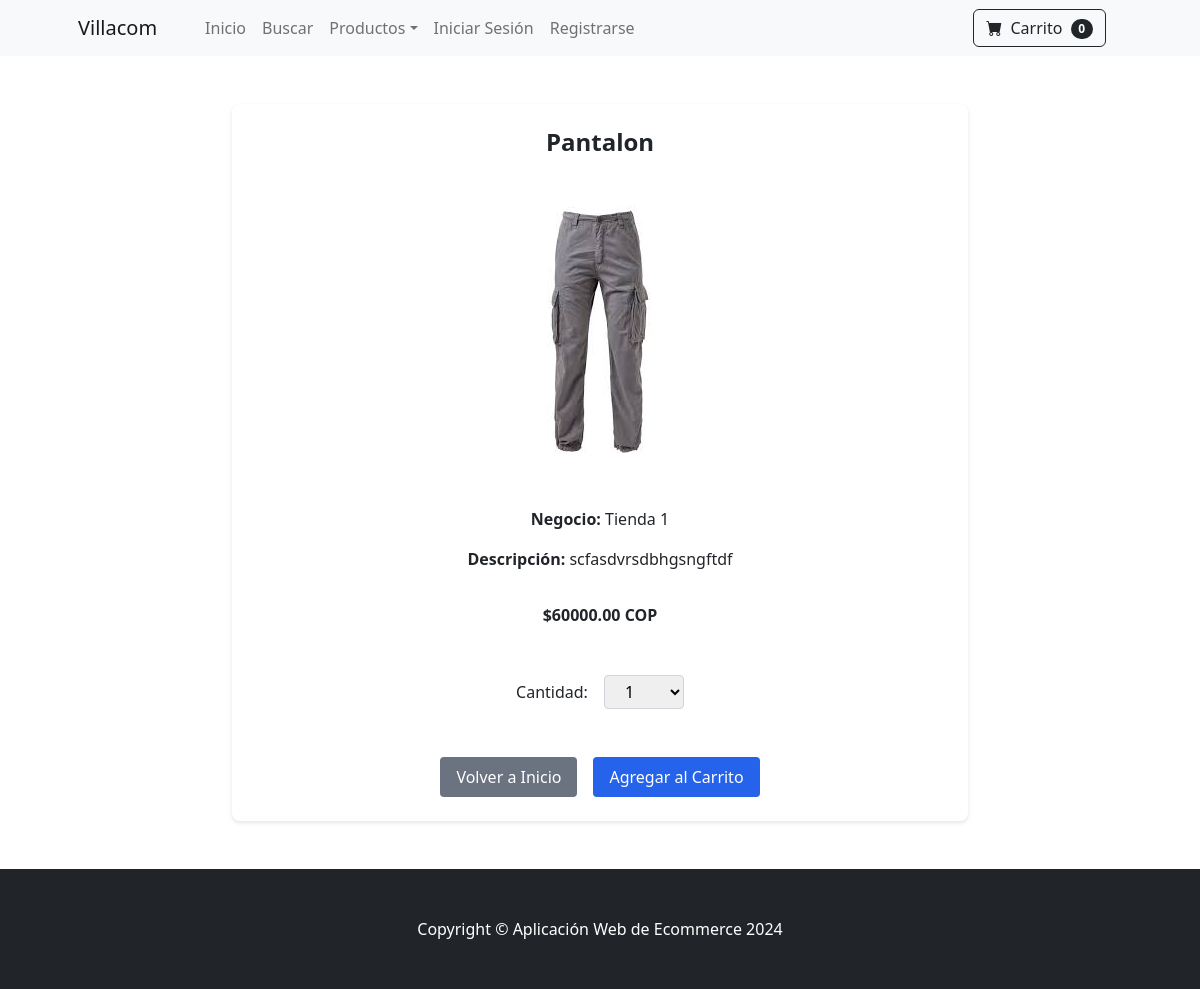
The page /product/3 on the database as committed earlier.
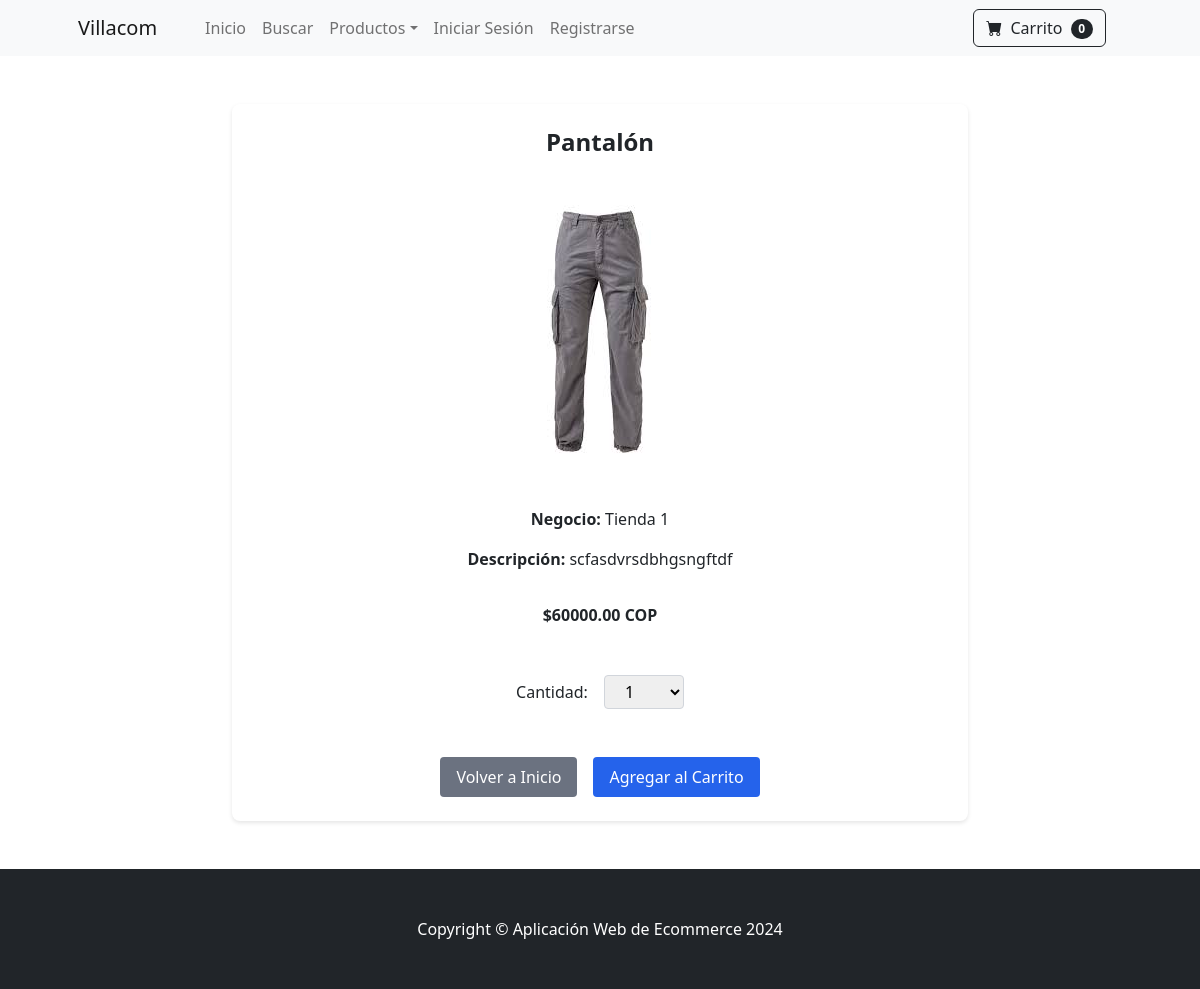
The same page on the database as committed later.
### store/models.py (models this page shows, shortened)
class Product(models.Model):
    business = models.ForeignKey(Business, on_delete=models.CASCADE)
    name = models.CharField(max_length=50)
    price = models.DecimalField(default=0, decimal_places=2, max_digits=11)
    category = models.ForeignKey(Category, on_delete=models.CASCADE, default=1)
    description = models.CharField(max_length=250, default='', blank=True, null=True)
    image = models.ImageField(upload_to='uploads/product/')
    is_sale = models.BooleanField(default=False)
    sale_price = models.DecimalField(default=0, decimal_places=2, max_digits=11)
    class Meta:
        verbose_name_plural = 'productos'

class Business(models.Model):
    name = models.CharField(max_length=100)
    location = models.CharField(max_length=200)
    phone = models.CharField(max_length=20)
    def __str__(self):
        return self.name
    class Meta:
        verbose_name_plural = 'locales/Negocios'

### store/views.py (the view)
# urls.py: path('product/<int:pk>', views.product, name='product'),
def product(request, pk):
    product = Product.objects.get(id=pk)
    return render(request, 'product.html', {'product': product})

### cart/cart.py (called while the page is built)
    def __len__(self):
        return len(self.cart)

### cart/context_processors.py (called while the page is built)
def cart(request):
    return {'cart': Cart(request)}

### store/templates/product.html (shortened to what this page needs)
{% extends 'base.html' %}
{% block content%}
<div style="max-width: 800px; margin: 2rem auto; padding: 1rem;">
    <div style="background-color: white; border-radius: 8px; box-shadow: 0 2px 4px rgba(0,0,0,0.1); padding: 1.5rem; margin: 0 1rem;">
        <div style="display: flex; flex-direction: column; gap: 1.5rem;">
            <h1 style="font-size: 1.5rem; font-weight: 600; text-align: center; margin: 0;">
                {{ product.name }}
            </h1>
            <div style="display: flex; justify-content: center; padding: 1rem;">
                <img src="{{ product.image.url }}"
                     alt="{{ product.name }}"
                     style="max-width: 300px; height: auto; object-fit: contain;">
            </div>
            <div style="flex: 1; display: flex; flex-direction: column; gap: 1rem; text-align: center;">
                <div>
                    <span style="font-weight: 600;">Negocio:</span>
                    <span>{{ product.business }}</span>
                </div>
                <div>
                    <span style="font-weight: 600;">Descripción:</span>
                    <span>{{ product.description }}</span>
                </div>
                <div style="margin: 1rem 0;">
                    {% if product.is_sale %}
                        <div style="display: flex; justify-content: center; gap: 0.25rem; color: #fbbf24; margin-bottom: 0.5rem;">
                            <span>★</span><span>★</span><span>★</span><span>★</span><span>★</span>
                        </div>
                        <div>
                            <span style="text-decoration: line-through; color: #6b7280;">${{ product.price }} COP</span>
                            <span style="font-weight: 600; margin-left: 0.5rem;">${{ product.sale_price }} COP</span>
                        </div>
                    {% else %}
                        <div style="font-weight: 600;">${{ product.price }} COP</div>
                    {% endif %}
                </div>
                <div style="display: flex; justify-content: center; align-items: center; gap: 1rem; margin: 1rem 0;">
                    <label for="qty-cart" style="font-weight: 500;">Cantidad:</label>
                    <select id="qty-cart" style="padding: 0.25rem 1rem; border: 1px solid #d1d5db; border-radius: 4px; width: 80px;">
                        <option value="1">1</option>
                    </select>
                </div>
                <div style="display: flex; justify-content: center; gap: 1rem; margin-top: 1rem;">
                    <a href="{% url 'home' %}"
                       style="padding: 0.5rem 1rem; background-color: #6b7280; color: white; text-decoration: none; border-radius: 4px; font-weight: 500;">
                        Volver a Inicio
                    </a>
                    <button type="button"
                            value="{{ product.id }}"
                            id="add-cart"
                            style="padding: 0.5rem 1rem; background-color: #2563eb; color: white; border: none; border-radius: 4px; cursor: pointer; font-weight: 500;">
                        Agregar al Carrito
                    </button>
                </div>
            </div>
        </div>
    </div>
</div>
{% endblock %}

Rows that differ between the two databases and show on the page:
changed Product "scfasdvrsdbhgsngftdf": name "Pantalon" → "Pantalón"
